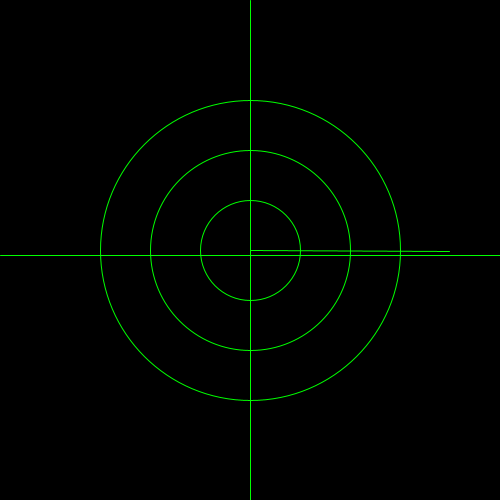
Frame 1 (no input)
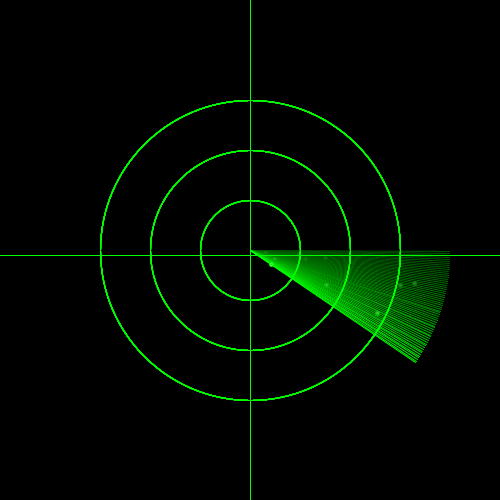
Frame 60 (the mouse pressed at the canvas centre just before this capture)
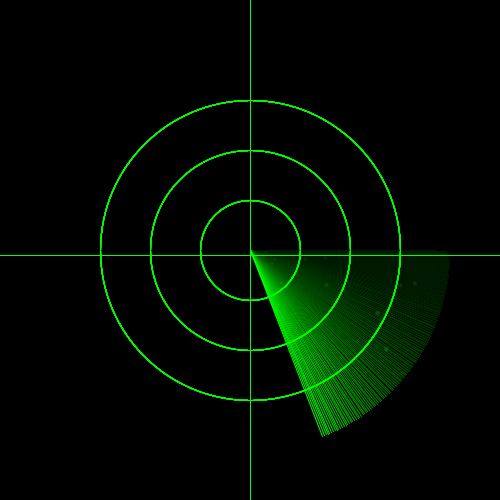
Frame 120 (the mouse held since frame 60 and released just before this capture)

The Processing sketch that drew these frames (run headless with seeded random() and noise(); from frame 60 on, the mouse is pressed at the canvas centre):

// Processing sketch: processing_180952
// ── processing_180952.pde

float an=0;

void setup(){
  size(500,500);
  smooth();background(0);
}

void draw(){
  fill(0,5); noStroke();rect(0,0,width,height);stroke(0,255,0);an+=0.01;
  line(width/2,height/2, 250+cos(an)*200, 250+sin(an)*200);
  if(random(10)<1){
    fill(100,255,100);
    float r=random(10,200);
    ellipse(250+cos(an)*r,250+sin(an)*r,4,4);
  }
  noFill();
  stroke(0,255,0);
  ellipse(250,250,100,100);
  ellipse(250,250,200,200);
  ellipse(250,250,300,300);
  line(250,0,250,500);
  line(0,255,500,255);
}
